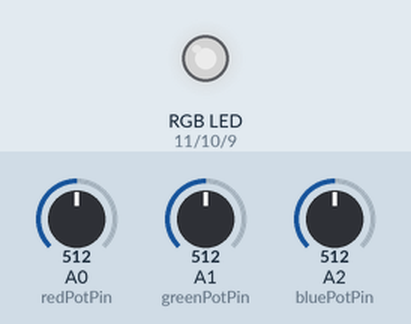
Recording of a sketch running on a simulated Arduino Uno, built with avr-gcc and run on an emulated ATmega328P. On the bench: an RGB LED mixed from three pins (HIGH = lit). The test bench sets the inputs (shaded band); at power-on: A0 (redPotPin) = 512, A1 (greenPotPin) = 512, A2 (bluePotPin) = 512. Dim RGB values are drawn brighter than linear.

Above: at 1.2 s.
1.3 s: A0 (redPotPin) set to 716
At 2.5 s:
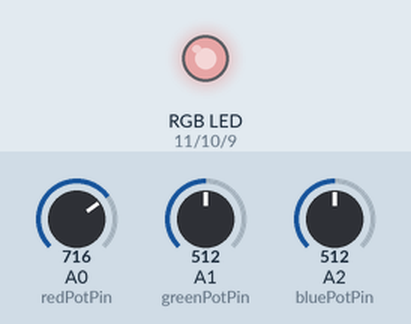
2.8 s: A1 (greenPotPin) set to 716
At 3.8 s:
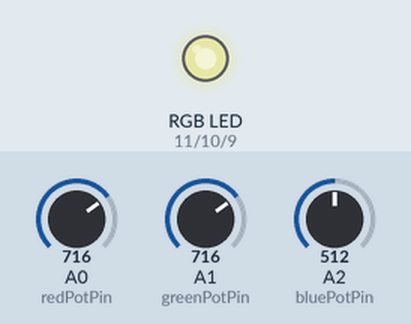
4.3 s: A2 (bluePotPin) set to 716
At 4.9 s:
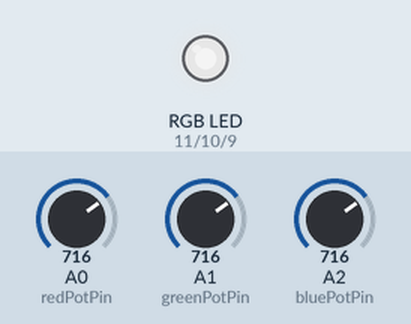
5.8 s: A0 (redPotPin) set to 900
At 7.0 s:
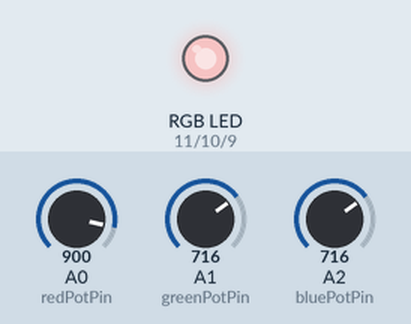
7.3 s: A1 (greenPotPin) set to 900
At 8.4 s:
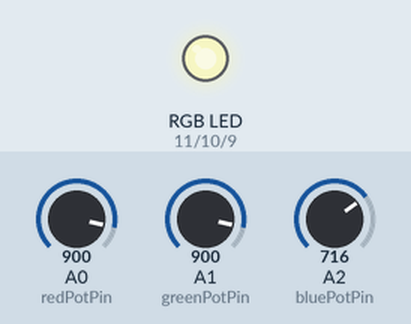
8.8 s: A2 (bluePotPin) set to 900
At 9.5 s:
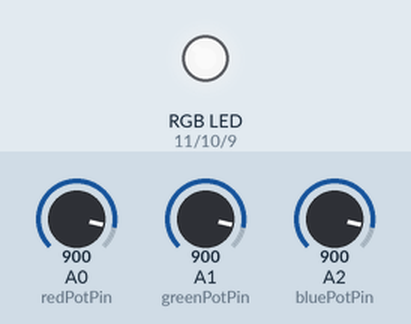
Timing chart, 0 to 11.3 s (numbered marks = the images above; inputs shaded):
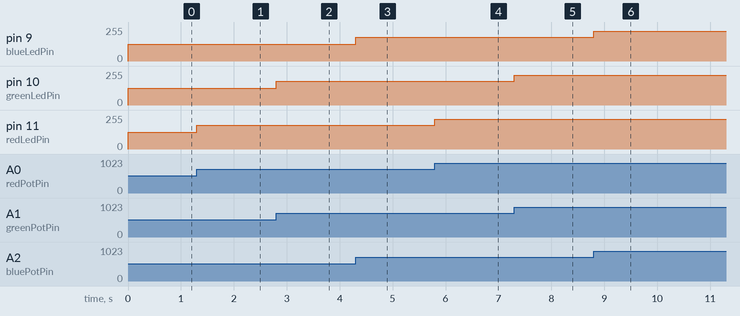

The sketch:

analogRGBColors.ino
```cpp
const int redLedPin = 11;
const int greenLedPin = 10;
const int blueLedPin = 9;

const int redPotPin = A0;
const int greenPotPin = A1;
const int bluePotPin = A2;

int redPotValue = 0;
int greenPotValue = 0;
int bluePotValue = 0;

void setup() {
  pinMode(redLedPin, OUTPUT);
  pinMode(greenLedPin, OUTPUT);
  pinMode(blueLedPin, OUTPUT);

  pinMode(redPotPin, INPUT);
  pinMode(greenPotPin, INPUT);
  pinMode(bluePotPin, INPUT);
}

void loop() {
  readPotValues();
  setLedColors();
}

void readPotValues() {
  redPotValue = analogRead(redPotPin);
  greenPotValue = analogRead(greenPotPin);
  bluePotValue = analogRead(bluePotPin);
}

void setLedColors() {
  analogWrite(redLedPin, map(redPotValue, 0, 1023, 0, 255));
  analogWrite(greenLedPin, map(greenPotValue, 0, 1023, 0, 255));
  analogWrite(blueLedPin, map(bluePotValue, 0, 1023, 0, 255));
}
```

Measured:
- after the input at 1.3 s, pin 11 (redLedPin): 127/255 → 178/255 at once
- after the input at 2.8 s, pin 10 (greenLedPin): 127/255 → 178/255 at once
- after the input at 4.3 s, pin 9 (blueLedPin): 127/255 → 178/255 at once
- after the input at 5.8 s, pin 11 (redLedPin): 178/255 → 224/255 at once
- after the input at 7.3 s, pin 10 (greenLedPin): 178/255 → 224/255 at once
- after the input at 8.8 s, pin 9 (blueLedPin): 178/255 → 224/255 at once
